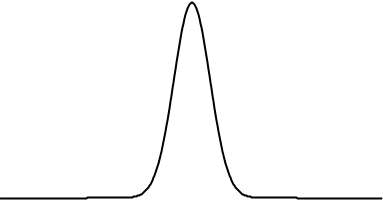
Frame 1 (no input)
Frame 60 (the mouse pressed at the canvas centre just before this capture): identical to frame 1, image omitted
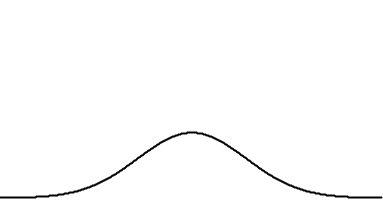
Frame 120 (the mouse held since frame 60 and released just before this capture)

The Processing sketch that drew these frames (run headless with seeded random() and noise(); from frame 60 on, the mouse is pressed at the canvas centre):

// Processing sketch: BellCurve
// ── BellCurve.pde
// Daniel Shiffman
// The Nature of Code
// http://www.shiffman.net/

float[] heights;

void setup() {
  size(383, 200);
  smooth();
}

void draw() {
  background(255);
  float e = 2.71828183;                       //"e", see http://mathforum.org/dr.math/faq/faq.e.html for more info
  float[] heights = new float[width];           //use an array to store all the "y" values
  float m = 0;                                 //default mean of 0 
  float sd = map(mouseX,0,width,0.4,2);     //standard deviation based on mouseX
  for (int i = 0; i < heights.length; i++) {
    float xcoord = map(i,0,width,-3,3);
    float sq2pi = sqrt(2*PI);                   //square root of 2 * PI
    float xmsq = -1*(xcoord-m)*(xcoord-m);      //-(x - mu)^2
    float sdsq = sd*sd;                         //variance (standard deviation squared)
    heights[i] = (1 / (sd * sq2pi)) * (pow(e, (xmsq/sdsq)));  //P(x) function
  }

  // a little for loop that draws a line between each point on the graph
  stroke(0);
  strokeWeight(2);
  noFill();
  beginShape();
  for (int i = 0; i < heights.length-1; i++) {
    float x = i; 
    float y = map(heights[i], 0, 1, height-2, 2);
    vertex(x, y);
  }
  endShape();
}
